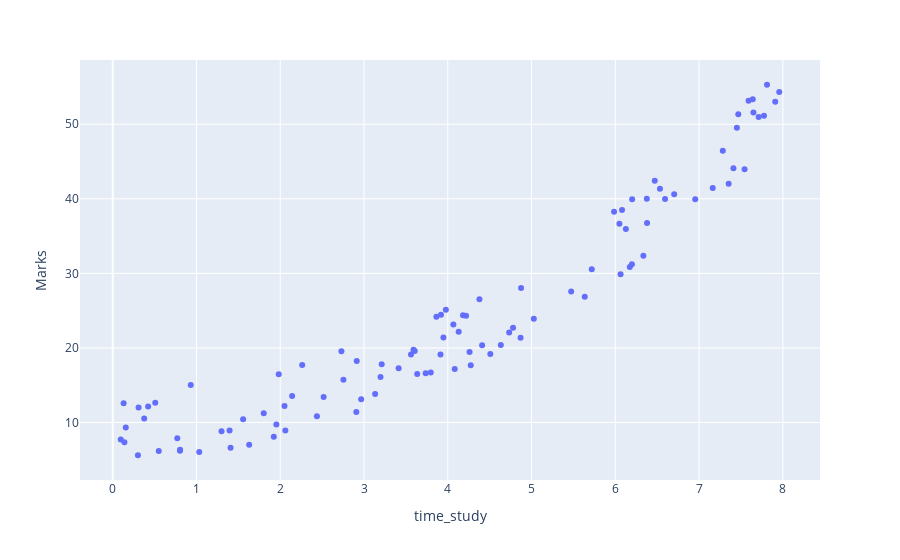

Notebook cell for this chart:
### Code cell
fig = px.scatter(student, x='time_study', y='Marks')
fig.show()
